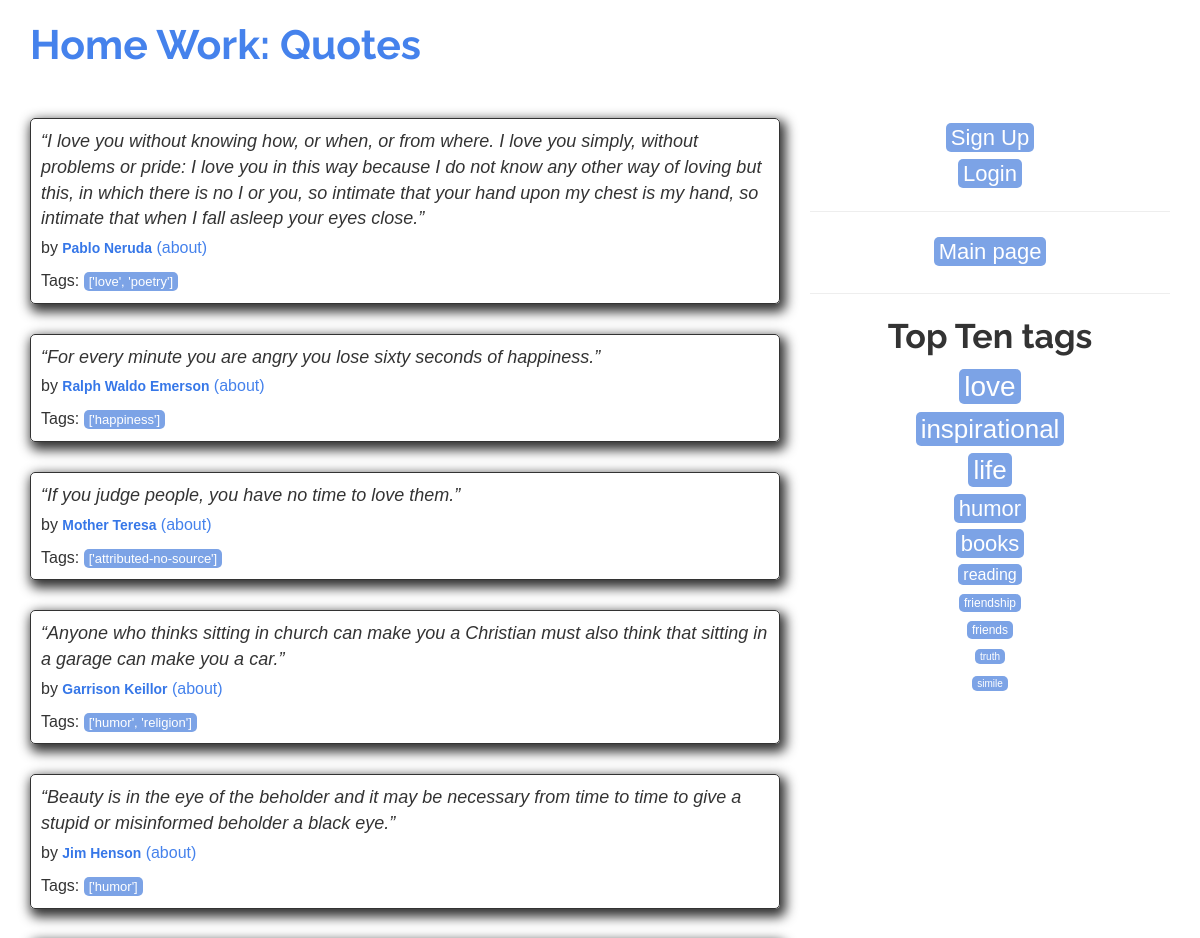
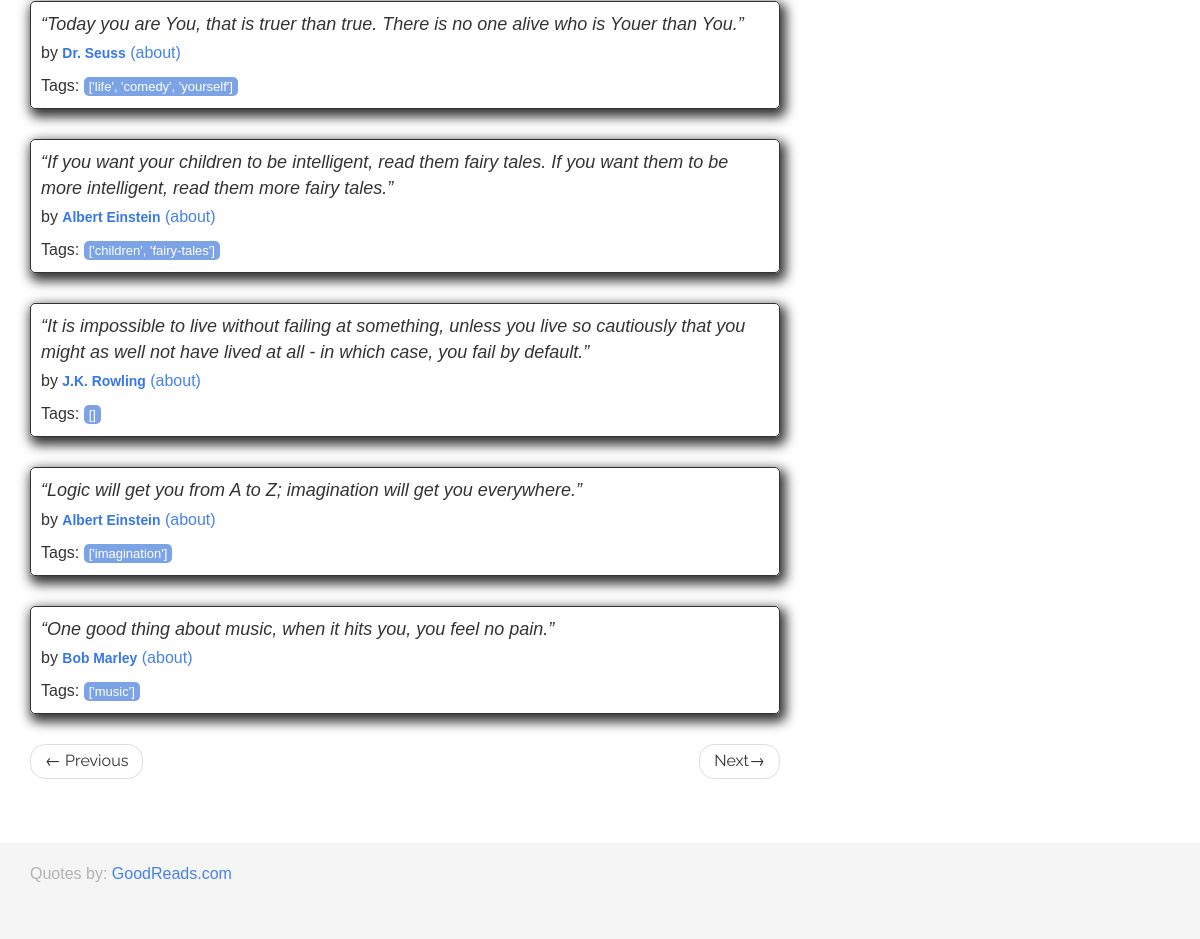
Page /3 on the committed database (2 pictures, top to bottom).
### quotes/models.py (models this page shows, shortened)
class Quote(models.Model):
    quote = models.TextField()
    tags = models.ManyToManyField(Tag)
    author = models.ForeignKey(Author, on_delete=models.CASCADE, default=None, null=True)
    created_at = models.DateTimeField(auto_now_add=True)

class Author(models.Model):
    fullname = models.CharField(max_length=50)
    born_date = models.CharField(max_length=50)
    born_location = models.CharField(max_length=150)
    description = models.TextField()
    created_at = models.DateTimeField(auto_now_add=True)

class Tag(models.Model):
    name =  models.CharField(max_length=30, null=False, unique=True )
    def __str__(self):
        return f"{self.name}"

### quotes/views.py (the view)
# urls.py: path("", views.main_view, name="main"),
def main_view(request, page=1):
    quotes = Quote.objects.all()
    row_cnt = 10
    paginator = Paginator(list(quotes), row_cnt)
    page_quotes = paginator.page(page)
    return render(request, "quotes/main.html", context={'quotes': page_quotes})

### quotes/templatetags/extract.py (called while the page is built)
def get_tags(quote):
    qtags = []
    for name in quote.all():
        qtags.append(str(name))
    return qtags

### quotes/templates/quotes/main.html (shortened to what this page needs)
<!DOCTYPE html>
<html lang="en">
<head>
    {% load static %}
    <link rel="stylesheet" href="{% static 'quotes/bootstrap.min.css' %}">
    <link rel="stylesheet" href="{% static 'quotes/main.css' %}">
</head>
<body>
    <div class="container">
        <div class="row header-box">
            <div class="col-md-8">
                <h1>
                    <a href="/" style="text-decoration: none">Home Work: Quotes</a>
                </h1>
            </div>
        </div>
        {% load extract %}
        <div class="row">
            <div class="col-md-8">
                {% for quote in quotes %}
                <div class="quote">
                    <span class="text" itemprop="text">{{quote.quote}}</span>
                    <span>by <small class="author" itemprop="author">{{quote.author.fullname}}</small>
                        <a href="{% url 'quotes:author_show' quote.author.id %}" role="button">(about)</a>
                    </span>
                    <div class="tags">
                        Tags:
                        <a class="tag" href="/tag/{{quote.tags|qtags}}">{{quote.tags|qtags}}</a>
                    </div>
                </div>
                {% endfor %}
                <nav>
                    <ul class="pager">
                        {% if quotes.has_previous %}
                        <li class="previous">
                            <a href="{% url 'quotes:main_paginate' quotes.previous_page_number %}"><span aria-hidden="true">&larr;</span> Previous</a>
                        </li>
                        {% endif %}
                        {% if quotes.has_next %}
                        <li class="next">
                            <a href="{% url 'quotes:main_paginate' quotes.next_page_number %}">Next<span aria-hidden="true">&rarr;</span></a>
                        </li>
                        {% endif %}
                    </ul>
                </nav>
            </div>
            <div class="col-md-4 tags-box">
                {% if user.is_authenticated %}
                <h2 style="text-align: center">Welcome <b>{{ user.username }}!</b></h2>
                <span class="tag-item" style="text-align: center">
                    <a class="tag" style="font-size: 22px" href="{% url 'users:logout' %}" role="button">Logout</a>
                </span>
                <hr style="height: 2px;">
                <span class="tag-item" style="text-align: center" >
                    <a class="tag" style="font-size: 22px" href="{% url 'quotes:author' %}" role="button">Add author</a>
                </span>
                <span class="tag-item" style="text-align: center">
                    <a class="tag" style="font-size: 22px" href="{% url 'quotes:tag' %}" role="button">Add tag</a>
                </span>
                <span class="tag-item" style="text-align: center">
                    <a class="tag" style="font-size: 22px" href="{% url 'quotes:quote' %}" role="button">Add quotes</a>
                </span>
                {% else %}
                <span class="tag-item" style="text-align: center">
                    <a class="tag" style="font-size: 22px" href="{% url 'users:signup' %}" role="button">Sign Up</a>
                </span>
                <span class="tag-item" style="text-align: center">
                    <a class="tag" style="font-size: 22px" href="{% url 'users:login' %}" role="button">Login</a>
                </span>
                {% endif %}
                <hr style="height: 2px;">
                <span class="tag-item" style="text-align: center">
                    <a class="tag" style="font-size: 22px" href="/">Main page</a>
                </span>
            </div>
            <div class="col-md-4 tags-box">
                <hr style="height: 2px;">
                <h2 style="text-align: center">Top Ten tags</h2>
                <span class="tag-item" style="text-align: center">
                    <a class="tag" style="font-size: 28px" href="{% url 'quotes:main_tag' 1 'love' %}">love</a>
                </span>
                <span class="tag-item" style="text-align: center">
                    <a class="tag" style="font-size: 26px" href="/tag/inspirational/">inspirational</a>
                </span>
                <span class="tag-item" style="text-align: center">
                    <a class="tag" style="font-size: 26px" href="/tag/life/">life</a>
                </span>
                <span class="tag-item" style="text-align: center">
                    <a class="tag" style="font-size: 22px" href="/tag/humor/">humor</a>
                </span>
                <span class="tag-item" style="text-align: center">
                    <a class="tag" style="font-size: 22px" href="/tag/books/">books</a>
                </span>
                <span class="tag-item" style="text-align: center">
                    <a class="tag" style="font-size: 16px" href="/tag/reading/">reading</a>
                </span>
                <span class="tag-item" style="text-align: center">
                    <a class="tag" style="font-size: 12px" href="/tag/friendship/">friendship</a>
                </span>
                <span class="tag-item" style="text-align: center">
                    <a class="tag" style="font-size: 12px" href="/tag/friends/">friends</a>
                </span>
                <span class="tag-item" style="text-align: center">
                    <a class="tag" style="font-size: 10px" href="/tag/truth/">truth</a>
                </span>
                <span class="tag-item" style="text-align: center">
                    <a class="tag" style="font-size: 10px" href="/tag/simile/">simile</a>
                </span>
            </div>
        </div>
    </div>
    <footer class="footer">
        <div class="container">
            <p class="text-muted">
                Quotes by: <a href="https://www.goodreads.com/quotes">GoodReads.com</a>
            </p>
        </div>
    </footer>
</body>
</html>

### quotes/static/quotes/main.css (style rules this page uses)
body { font-family: sans-serif; }
.container .text-muted { margin: 20px 0; }
.tags-box { text-align: right; }
.tags-box h2 { margin-top: 0px; }
.tag-item { display: block; margin: 4px; }
.quote { padding: 10px; margin-bottom: 30px; border: 1px solid #333333; border-radius: 5px; box-shadow: 3px 5px 12px 3px #333333; }
.quote small.author { font-weight: bold; color: #3677E8; }
.quote span.text { display: block; margin-bottom: 5px; font-size: large; font-style: italic; }
.quote .tags { margin-top: 10px; }
.tag { padding: 2px 5px; border-radius: 5px; color: white; font-size: small; background-color: #7CA3E6; }
html { position: relative; min-height: 100%; }
body { margin-bottom: 60px; }
.footer { position: absolute; bottom: 0; width: 100%; height: 6em; background-color: #f5f5f5; }
.header-box { padding-bottom: 40px; }
ul.pager { margin-bottom: 100px; }

### rows in the picture
Quote: quote "“I love you without knowing how, or when, or from where. I love you simply, without problems or pride: I love you in this way because I do not know any other way of loving but this, in which there is no I or you, so intimate that your hand upon my chest is my hand, so intimate that when I fall asleep your eyes close.”", author.fullname "Pablo Neruda", tags|qtags "['love', 'poetry']"
Quote: quote "“For every minute you are angry you lose sixty seconds of happiness.”", author.fullname "Ralph Waldo Emerson", tags|qtags "['happiness']"
Quote: quote "“If you judge people, you have no time to love them.”", author.fullname "Mother Teresa", tags|qtags "['attributed-no-source']"
Quote: quote "“Anyone who thinks sitting in church can make you a Christian must also think that sitting in a garage can make you a car.”", author.fullname "Garrison Keillor", tags|qtags "['humor', 'religion']"
Quote: quote "“Beauty is in the eye of the beholder and it may be necessary from time to time to give a stupid or misinformed beholder a black eye.”", author.fullname "Jim Henson", tags|qtags "['humor']"
Quote: quote "“Today you are You, that is truer than true. There is no one alive who is Youer than You.”", author.fullname "Dr. Seuss", tags|qtags "['life', 'comedy', 'yourself']"
Quote: quote "“If you want your children to be intelligent, read them fairy tales. If you want them to be more intelligent, read them more fairy tales.”", author.fullname "Albert Einstein", tags|qtags "['children', 'fairy-tales']"
Quote: quote "“It is impossible to live without failing at something, unless you live so cautiously that you might as well not have lived at all - in which case, you fail by default.”", author.fullname "J.K. Rowling", tags|qtags "[]"
Quote: quote "“Logic will get you from A to Z; imagination will get you everywhere.”", author.fullname "Albert Einstein", tags|qtags "['imagination']"
Quote: quote "“One good thing about music, when it hits you, you feel no pain.”", author.fullname "Bob Marley", tags|qtags "['music']"
